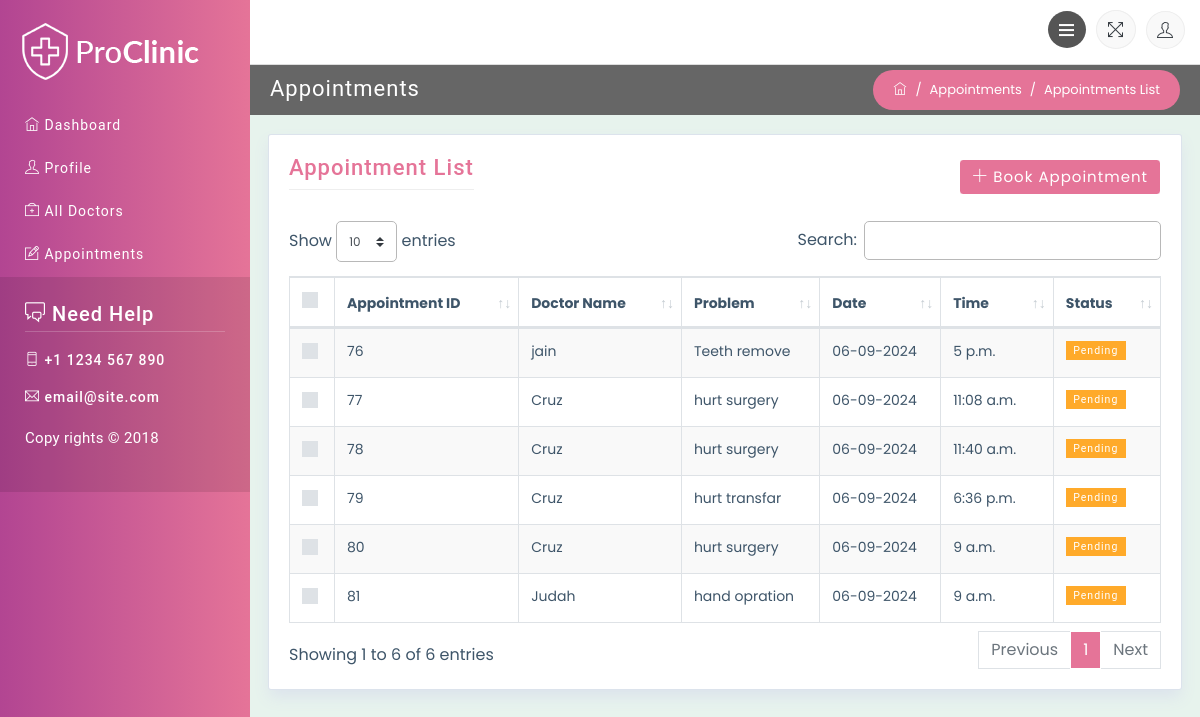
/patient/appointments (signed in), run on the app's committed database.
### patient/models.py (models this page shows, shortened)
class Appointment(BaseModel):
    STATUS_CHOICES = [
        ('P', 'Pending'),
        ('C', 'Confirmed'),
        ('D', 'Completed'),
        ('X', 'Canceled'),
    ]
    status = models.CharField(max_length=1, choices=STATUS_CHOICES, default='P')
    patient =  models.ForeignKey(Patient, on_delete=models.CASCADE)
    doctor = models.ForeignKey('doctor.Doctor', on_delete=models.CASCADE)
    disease = models.ForeignKey('custom_admin.Disease', on_delete=models.CASCADE)
    appointment_date = models.DateField()
    appointment_time = models.TimeField()
    end_time = models.TimeField(null=True, blank=True)

### doctor/models.py (models this page shows, shortened)
class Doctor(BaseModel):
    user = models.ForeignKey(CustomUser, on_delete=models.CASCADE)
    specialization = models.ForeignKey(Specialization, on_delete=models.CASCADE)
    experience = models.IntegerField()
    doctor_details = models.CharField(max_length=200)
    profile_photo = models.ImageField(upload_to='doctor_photos/', null=True, blank=True)

### user/models.py (models this page shows, shortened)
class CustomUser(AbstractUser):
    Patient = "Patient"
    Doctor = "Doctor"
    Admin = 'Admin'
    GENDER_CHOICES = [
        ('male', 'Male'),
        ('female', 'Female'),
        ('other', 'Other'),
    ]
    ROLE_CHOICES = [
        (Patient, 'Patient'),
        (Doctor, 'Doctor'),
        (Admin, 'Admin')
    ]
    username = None
    role = models.CharField(max_length=10, choices=ROLE_CHOICES, default=Patient)
    phone_number = models.CharField(max_length=15, blank=True, null=True)
    date_of_birth = models.DateField(blank=True, null=True)
    gender = models.CharField(max_length=10, choices=GENDER_CHOICES, blank=True, null=True)
    address = models.CharField(max_length=255, blank=True, null=True)
    age = models.IntegerField(null=True, blank=True)
    email = models.EmailField(unique=True)
    USERNAME_FIELD = 'email'
    REQUIRED_FIELDS = []
    objects = CustomUserManager()

### custom_admin/models.py (models this page shows, shortened)
class Disease(models.Model):
    problem_name = models.CharField(max_length=100, unique=True)
    time_required = models.DurationField()
    specialization = models.ForeignKey(Specialization, on_delete=models.CASCADE)

### patient/views.py (the view)
# urls.py: path('appointments',AppointmentsView.as_view(),name='appointments'),
class AppointmentsView(PatientLoginRequiredMixin,ListView):
    model = Appointment
    template_name = 'patient/appointments.html'
    context_object_name = 'appointments'
    def get_queryset(self):
        return Appointment.objects.filter(patient__user=self.request.user)

### user/mixins.py (called while the page is built)
    def dispatch(self, request, *args, **kwargs):
        if not request.user.is_authenticated:
            return self.handle_no_permission()
        allowed_user_types = ['Patient']
        if request.user.role not in allowed_user_types:
            return redirect(self.login_url)
        return super().dispatch(request, *args, **kwargs)

### templates/patient/appointments.html (shortened to what this page needs)
{% extends "patient/base.html" %}
{% load static %}
{% block content %}
<div class="row no-margin-padding">
   <div class="col-md-6">
      <h3 class="block-title">Appointments</h3>
   </div>
   <div class="col-md-6">
      <ol class="breadcrumb">
         <li class="breadcrumb-item">
            <a href="{% url "patient:user_index" %}">
            <span class="ti-home"></span>
            </a>
         </li>
         <li class="breadcrumb-item">Appointments</li>
         <li class="breadcrumb-item active">Appointments List</li>
      </ol>
   </div>
</div>
<div class="container-fluid">
   <div class="row">
      <div class="col-md-12">
         <div class="widget-area-2 proclinic-box-shadow">
            <div
               class="d-flex justify-content-between align-items-center mb-3"
               >
               <h3 class="widget-title">Appointment List</h3>
               <a href="{% url "patient:book-appointment" %}" class="btn btn-primary"
               ><span class="ti-plus"></span> Book Appointment</a
                  >
            </div>
            <div class="table-responsive mb-3">
				<table id="tableId" class="table table-bordered table-striped">
					<thead>
					   <tr>
						  <th class="no-sort">
							 <div class="custom-control custom-checkbox">
							 </div>
						  </th>
						  <th>Appointment ID</th>
						  <th>Doctor Name</th>
						  <th>Problem</th>
						  <th>Date</th>
						  <th>Time</th>
						  <th>Status</th>
					   </tr>
					</thead>
					<tbody>
					   {% for appointment in appointments %}
					   <tr>
						  <td>
							 <div class="custom-control custom-checkbox">
							 </div>
						  </td>
						  <td>{{ appointment.id }}</td>
						  <td>{{ appointment.doctor.user.first_name }}</td>
						  <td>{{ appointment.disease.problem_name }}</td>
						  <td>{{ appointment.appointment_date|date:'d-m-Y' }}</td>
						  <td>{{ appointment.appointment_time }}</td>
						  <td>
							{% if appointment.status == 'P' %}
								<span class="badge badge-warning">Pending</span>
							{% elif appointment.status == 'C' %}
								<span class="badge badge-success">Confirmed</span>
							{% elif appointment.status == 'D' %}
								<span class="badge badge-primary">Completed</span>
							{% elif appointment.status == 'X' %}
								<span class="badge badge-danger">Canceled</span>
							{% else %}
								<span class="badge badge-secondary">Unknown</span>
							{% endif %}
						</td>
					   </tr>
					   {% empty %}
					   <tr>
						  <td colspan="7">No appointments found.</td>
					   </tr>
					   {% endfor %}
					</tbody>
				 </table>
              </div>
         </div>
      </div>
   </div>
</div>
</div>
</div>
{% endblock %}

### static/css/styles.css (style rules this page uses)
body { font-family: 'Poppins', sans-serif; background: #fafafa; color: #3e5569; }
h1, h2, h3, h4, h5, h6, span, #sidebar { font-family: 'Roboto', sans-serif; letter-spacing: 1px; }
a, a:hover, a:focus { color: inherit; text-decoration: none; transition: all 0.3s; }
.breadcrumb { border-radius: 0; margin-bottom: 0; padding: 0px; float: right; padding: 10px 20px; border-radius: 20px; }
.breadcrumb-item { color: #fff; font-size: 13px; }
.breadcrumb-item.active { color: #fff; font-size: 13px; }
.breadcrumb-item+.breadcrumb-item::before { color: #fff; }
.badge { padding: .4em .7em; border-radius: 0; font-weight: 400; }
.table td, .table th { padding: .75rem; }
.proclinic-box-shadow { border-radius: 0; border: 0; -webkit-box-shadow: 0 0 0 1px #dce3ec, 0 8px 16px 0 #dce3ec; box-shadow: 0 0 0 1px #dce3ec, 0 8px 16px 0 #dce3ec; background: #fff; margin-top: 20px; }
div[class*="col-"] { padding-right: 9px; padding-left: 9px; }
.badge-warning, .bg-warning { color: #fff; background-color: #FFAA2A !important; }
.table-striped tbody tr:nth-of-type(odd) { background-color: #F9F9F9; }
.table .custom-control.custom-checkbox { padding-left: 0; }
table.table tbody td, table.table thead th { font-size: 14px; }
table.dataTable th:first-child { width: 20px; }
h3.block-title { font-size: 22px; color: #fff; background: transparent; }
.widget-area-2 { background: #fff; margin-top: 20px; padding: 20px; padding-bottom: 2px; border-radius: 2px; }
.widget-title { font-size: 22px; padding-bottom: .5rem; margin-bottom: 15px; border-bottom: 1px solid #eeeeee; }
.btn { margin-bottom: 5px; font-size: 15px; letter-spacing: 1px; }
.no-margin-padding { margin-left: 0px !important; margin-right: 0px !important; padding: 5px 20px; background: #666666; }
.no-margin-padding [class*="col-"], .no-mp [class*="col-"] { padding-right: 0px; padding-left: 0px; }
.block-title { -ms-flex: 1 1 auto; flex: 1 1 auto; min-height: 1.75rem; margin: 0; font-size: 1.125rem; font-weight: 400; line-height: 1.75; }

### static/css/red.css (style rules this page uses)
.btn-primary { background: #E57498; background: -webkit-linear-gradient(to right, #E57498, #E57498); background: linear-gradient(to right, #E57498, #E57498); border-color: #ffffff; }
#faq2 .block-header, .breadcrumb { background: #E57498; background: -webkit-linear-gradient(to right, #E57498, #E57498); background: linear-gradient(to right, #E57498, #E57498); }
.widget-title { color: #E57498; }

### static/css/responsive.css (style rules this page uses)
@media (min-width: 992px) { .row { margin-right: -5px; margin-left: -5px; } }

### data on the page
Appointment: id "76", doctor.user.first_name "jain", disease.problem_name "Teeth remove", appointment_date "06-09-2024", appointment_time "5 p.m.", status "Pending"
Appointment: id "77", doctor.user.first_name "Cruz", disease.problem_name "hurt surgery", appointment_date "06-09-2024", appointment_time "11:08 a.m.", status "Pending"
Appointment: id "78", doctor.user.first_name "Cruz", disease.problem_name "hurt surgery", appointment_date "06-09-2024", appointment_time "11:40 a.m.", status "Pending"
Appointment: id "79", doctor.user.first_name "Cruz", disease.problem_name "hurt transfar", appointment_date "06-09-2024", appointment_time "6:36 p.m.", status "Pending"
Appointment: id "80", doctor.user.first_name "Cruz", disease.problem_name "hurt surgery", appointment_date "06-09-2024", appointment_time "9 a.m.", status "Pending"
Appointment: id "81", doctor.user.first_name "Judah", disease.problem_name "hand opration", appointment_date "06-09-2024", appointment_time "9 a.m.", status "Pending"
